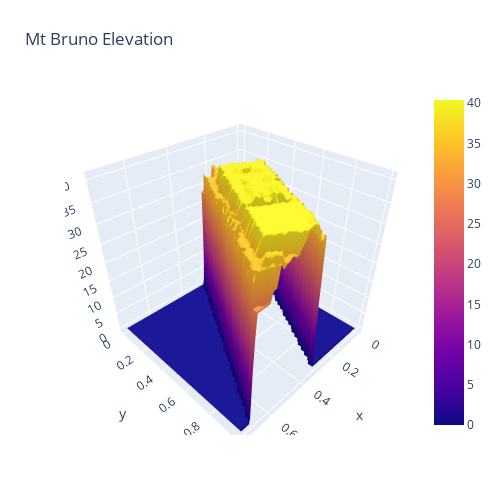

The notebook cell saved with this chart:
### Code cell
import plotly.graph_objects as go
import pandas as pd
import numpy as np
# Read data from a csv
z_data = chm_gdp
z = z_data.values
sh_0, sh_1 = z.shape
x, y = np.linspace(0, 1, sh_0), np.linspace(0, 1, sh_1)
fig = go.Figure(data=[go.Surface(z=z, x=x, y=y)])
fig.update_layout(title='Mt Bruno Elevation', autosize=False,
                  width=500, height=500,
                  margin=dict(l=65, r=50, b=65, t=90))
fig.show()
